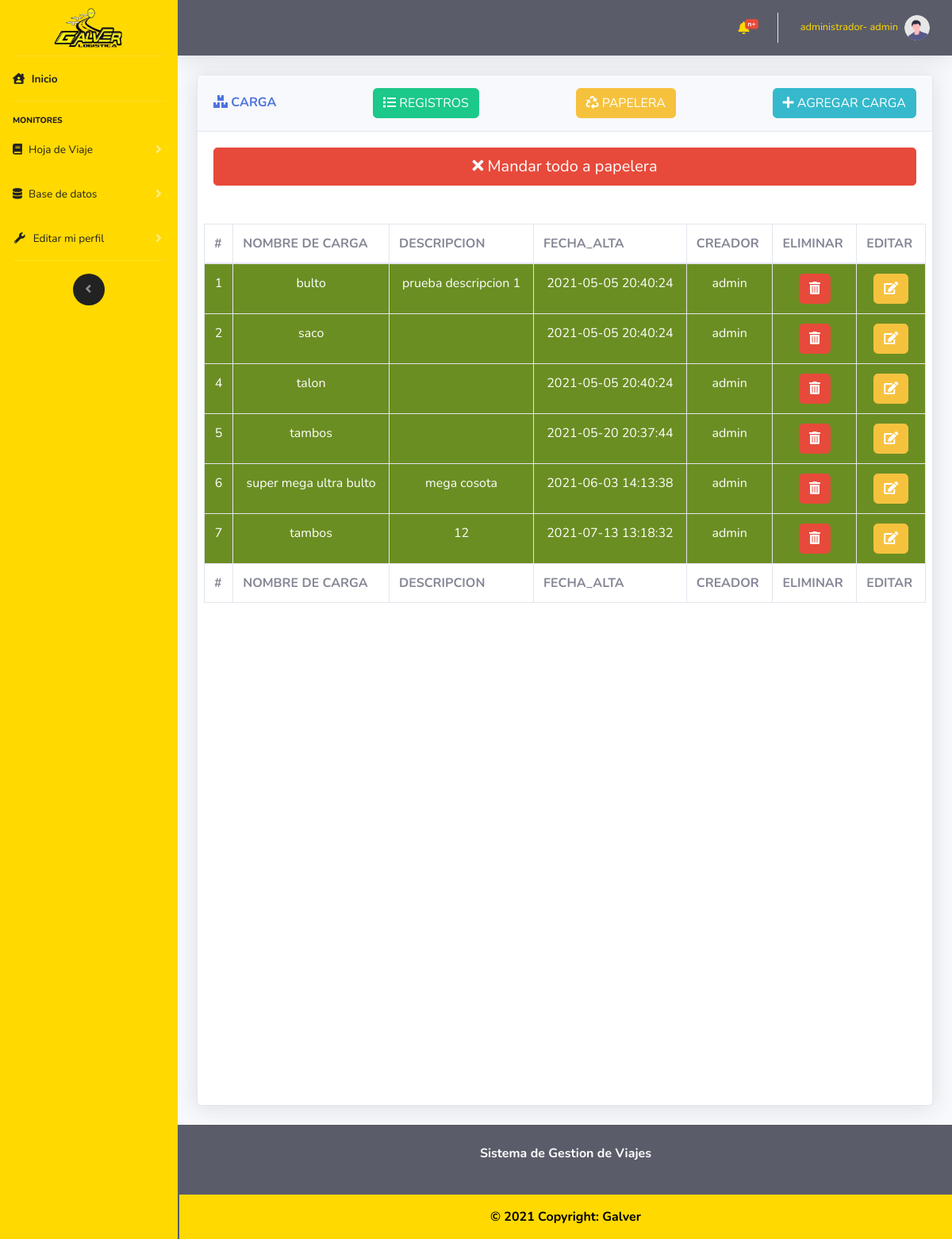
The app's page /vistas/CRUD_Cargas.php (signed in), older data.
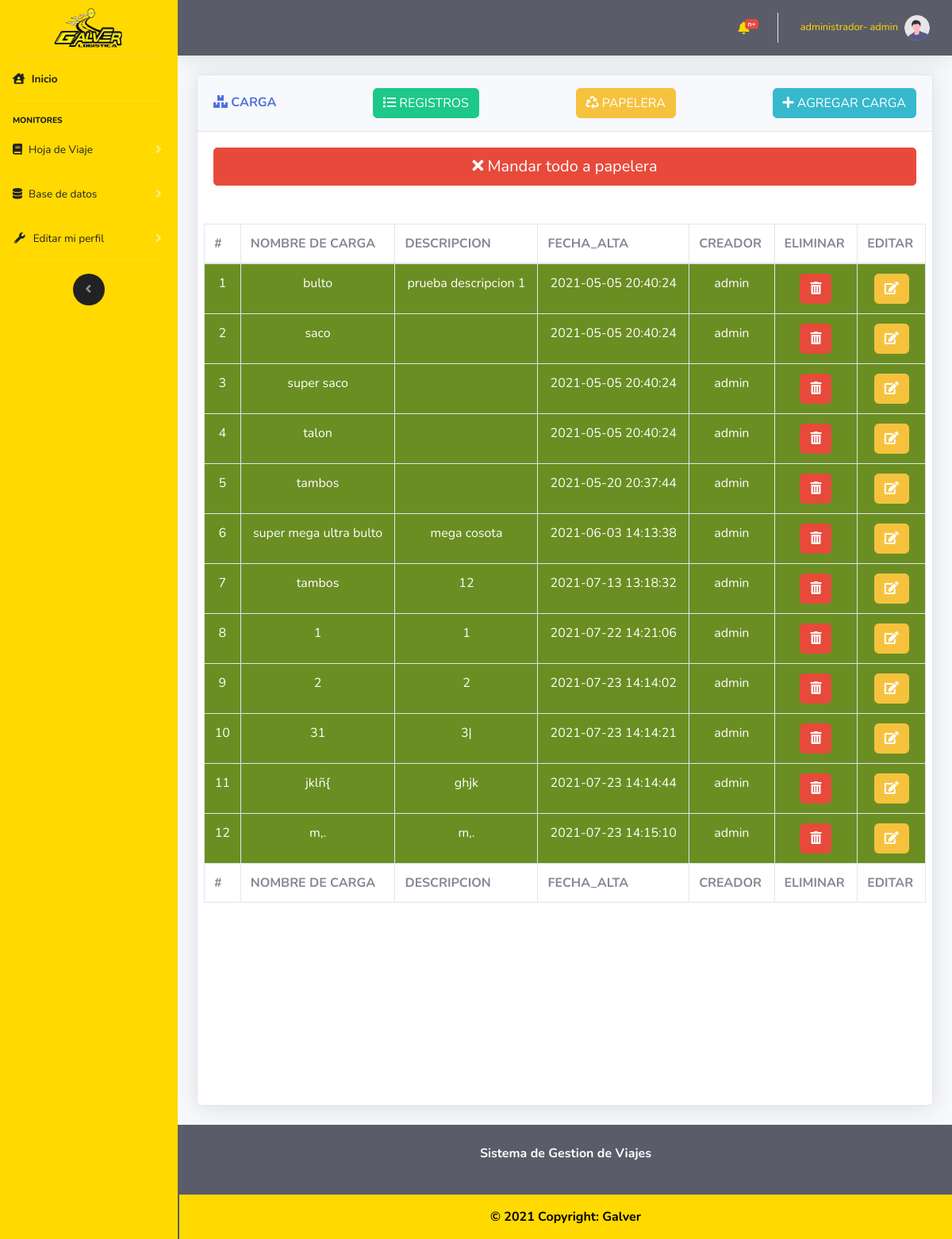
The same page, newer data.
### tables this page shows
CREATE TABLE `carga` (
  `cargaId` int(11) NOT NULL,
  `cargaNombre` varchar(50) NOT NULL,
  `cargaDescripcion` varchar(500) NOT NULL,
  `cargaFecaCreacion` datetime NOT NULL,
  `usuarioId` int(11) NOT NULL,
  `estadoRegistro` int(11) NOT NULL
);

CREATE TABLE `usuario` (
  `usuarioId` int(11) NOT NULL,
  `usuarioNombre` varchar(30) NOT NULL,
  `usuarioPassword` varchar(20) NOT NULL,
  `usuarioTipoId` int(11) NOT NULL,
  `usuarioCreacion` datetime NOT NULL,
  `estadoRegistro` int(11) NOT NULL
);

### controlador/modulos/selects.php (called while the page is built, shortened)
<?php
    function muestraCarga($mysqli)
    {
        $result = $mysqli->query("SELECT * FROM `carga`
        INNER JOIN usuario ON usuario.usuarioId= carga.usuarioId WHERE carga.estadoRegistro = 0");
        return $result;
    }
?>

### vistas/CRUD_Cargas.php (the view, shortened to what the changed rows need)
<?php
    include "../import/componentes/head.php";
    include "../import/componentes/navbarLateral.php";
    include "../import/componentes/navbarHorizontal.php";
    include "../controlador/coneccion/config.php";
    include "../controlador/modulos/selects.php";
?>
<div class="container-fluid">
    <div class="row">
        <div class="col-12">
            <div class="card shadow mb-4 card_hdv">
                <div class="card-body">
                    <div class="chart-area ">
                        <div class="row">
                            <div class="table-responsive cardScroll">
                                <table class="table table-bordered" id="dataTable" width="100%" cellspacing="0">
                                    <thead>
                                        <tr>
                                            <th scope="col">#</th>
                                            <th scope="col">NOMBRE DE CARGA</th>
                                            <th scope="col">DESCRIPCION</th>
                                            <th scope="col">FECHA_ALTA</th>
                                            <th scope="col">CREADOR</th>
                                            <th scope="col">ELIMINAR</th>
                                            <th scope="col">EDITAR</th>
                                        </tr>
                                    </thead>
                                    <tfoot>
                                        <tr>
                                            <th scope="col">#</th>
                                            <th scope="col">NOMBRE DE CARGA</th>
                                            <th scope="col">DESCRIPCION</th>
                                            <th scope="col">FECHA_ALTA</th>
                                            <th scope="col">CREADOR</th>
                                            <th scope="col">ELIMINAR</th>
                                            <th scope="col">EDITAR</th>
                                        </tr>
                                    </tfoot>
                                    <tbody class=" text-center tabla_principal">
                                        <?php
                                            $datos=muestraCarga($mysqli);
                                            while ($filas =$datos->fetch_assoc())
                                            {
                                                echo
                                                "<tr bgcolor ='#6B8E23' style='color:#FFFFFF'>".
                                                "<td>".$filas["cargaId"]."</td>".
                                                "<td>".$filas["cargaNombre"]."</td>".
                                                "<td>".$filas["cargaDescripcion"]."</td>".
                                                "<td>".$filas["cargaFecaCreacion"]."</td>".
                                                "<td>".$filas["usuarioNombre"]."</td>".
                                                "<td><button type='button' class='btn btn-danger' onclick='eliminarCarga(".$filas["cargaId"].")')><i class='fas fa-trash-alt'></i></button></td>".
                                                "<td><button type='button' class='btn btn-warning' data-toggle='modal'
                                                data-target='#UPDATE' onclick='editarPaso1Id(".$filas["cargaId"].")'><i class='fas fa-edit'></i></button></td>".
                                                "</tr>";
                                            }
                                            ?>
                                    </tbody>
                                </table>
                            </div>
                        </div>
                    </div>
                </div>
            </div>
        </div>
    </div>
    <?php
        include "../import/componentes/footer.php";
        include "../import/componentes/js/main.php";
    ?>

Row changes from the older to the newer data that the page shows:
now on this page (row edited): carga: cargaId "3", cargaNombre "super saco", cargaFecaCreacion "2021-05-05 20:40:24", usuarioId.usuarioNombre "admin"
now on this page (row edited): carga: cargaId "8", cargaNombre "1", cargaDescripcion "1", cargaFecaCreacion "2021-07-22 14:21:06", usuarioId.usuarioNombre "admin"
added carga: cargaId "9", cargaNombre "2", cargaDescripcion "2", cargaFecaCreacion "2021-07-23 14:14:02", usuarioId.usuarioNombre "admin"
added carga: cargaId "10", cargaNombre "31", cargaDescripcion "3|", cargaFecaCreacion "2021-07-23 14:14:21", usuarioId.usuarioNombre "admin"
added carga: cargaId "11", cargaNombre "jklñ{", cargaDescripcion "ghjk", cargaFecaCreacion "2021-07-23 14:14:44", usuarioId.usuarioNombre "admin"
added carga: cargaId "12", cargaNombre "m,.", cargaDescripcion "m,.", cargaFecaCreacion "2021-07-23 14:15:10", usuarioId.usuarioNombre "admin"
